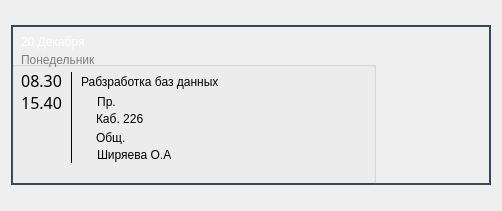
<?xml version="1.0" encoding="UTF-8"?>
<ui version="4.0">
 <class>rasp_widget</class>
 <widget class="QWidget" name="rasp_widget">
  <property name="geometry">
   <rect>
    <x>0</x>
    <y>0</y>
    <width>502</width>
    <height>211</height>
   </rect>
  </property>
  <property name="sizePolicy">
   <sizepolicy hsizetype="Preferred" vsizetype="Fixed">
    <horstretch>0</horstretch>
    <verstretch>0</verstretch>
   </sizepolicy>
  </property>
  <property name="windowTitle">
   <string>Form</string>
  </property>
  <property name="styleSheet">
   <string notr="true">QGroupBox#infotimerasp{
	border: 2px solid rgb(61, 70, 86);
}
QGroupBox{
	border: 2px 2solid rgb(61, 70, 86);
}
</string>
  </property>
  <layout class="QHBoxLayout" name="horizontalLayout">
   <item>
    <widget class="QGroupBox" name="infotimerasp">
     <property name="sizePolicy">
      <sizepolicy hsizetype="Preferred" vsizetype="Fixed">
       <horstretch>0</horstretch>
       <verstretch>0</verstretch>
      </sizepolicy>
     </property>
     <property name="minimumSize">
      <size>
       <width>0</width>
       <height>160</height>
      </size>
     </property>
     <property name="title">
      <string/>
     </property>
     <widget class="QLabel" name="date">
      <property name="geometry">
       <rect>
        <x>10</x>
        <y>6</y>
        <width>111</width>
        <height>21</height>
       </rect>
      </property>
      <property name="sizePolicy">
       <sizepolicy hsizetype="Minimum" vsizetype="Minimum">
        <horstretch>0</horstretch>
        <verstretch>0</verstretch>
       </sizepolicy>
      </property>
      <property name="styleSheet">
       <string notr="true">font: 14pt &quot;Segoe UI Semibold&quot;;
color: rgb(255, 255, 255);</string>
      </property>
      <property name="text">
       <string>20 Декабря</string>
      </property>
     </widget>
     <widget class="QLabel" name="day">
      <property name="geometry">
       <rect>
        <x>10</x>
        <y>24</y>
        <width>91</width>
        <height>21</height>
       </rect>
      </property>
      <property name="styleSheet">
       <string notr="true">
color: rgb(126, 126, 126);</string>
      </property>
      <property name="text">
       <string>Понедельник</string>
      </property>
     </widget>
     <widget class="QGroupBox" name="maininforrasp">
      <property name="geometry">
       <rect>
        <x>0</x>
        <y>36</y>
        <width>365</width>
        <height>125</height>
       </rect>
      </property>
      <property name="sizePolicy">
       <sizepolicy hsizetype="Preferred" vsizetype="Maximum">
        <horstretch>0</horstretch>
        <verstretch>0</verstretch>
       </sizepolicy>
      </property>
      <property name="minimumSize">
       <size>
        <width>365</width>
        <height>125</height>
       </size>
      </property>
      <property name="styleSheet">
       <string notr="true"/>
      </property>
      <property name="title">
       <string notr="true"/>
      </property>
      <property name="alignment">
       <set>Qt::AlignLeading|Qt::AlignLeft|Qt::AlignVCenter</set>
      </property>
      <property name="flat">
       <bool>false</bool>
      </property>
      <property name="checkable">
       <bool>false</bool>
      </property>
      <widget class="QLabel" name="time">
       <property name="geometry">
        <rect>
         <x>0</x>
         <y>10</y>
         <width>51</width>
         <height>41</height>
        </rect>
       </property>
       <property name="font">
        <font>
         <family>Segoe UI Semibold</family>
         <pointsize>12</pointsize>
         <weight>50</weight>
         <italic>false</italic>
         <bold>false</bold>
        </font>
       </property>
       <property name="layoutDirection">
        <enum>Qt::LeftToRight</enum>
       </property>
       <property name="styleSheet">
        <string notr="true">
font: 12pt &quot;Segoe UI Semibold&quot;;</string>
       </property>
       <property name="frameShape">
        <enum>QFrame::NoFrame</enum>
       </property>
       <property name="frameShadow">
        <enum>QFrame::Plain</enum>
       </property>
       <property name="lineWidth">
        <number>1</number>
       </property>
       <property name="midLineWidth">
        <number>0</number>
       </property>
       <property name="text">
        <string>08.30  15.40</string>
       </property>
       <property name="textFormat">
        <enum>Qt::AutoText</enum>
       </property>
       <property name="scaledContents">
        <bool>false</bool>
       </property>
       <property name="alignment">
        <set>Qt::AlignRight|Qt::AlignTrailing|Qt::AlignVCenter</set>
       </property>
       <property name="wordWrap">
        <bool>true</bool>
       </property>
       <property name="margin">
        <number>1</number>
       </property>
       <property name="indent">
        <number>-1</number>
       </property>
       <property name="openExternalLinks">
        <bool>false</bool>
       </property>
      </widget>
      <widget class="Line" name="line">
       <property name="geometry">
        <rect>
         <x>40</x>
         <y>11</y>
         <width>41</width>
         <height>91</height>
        </rect>
       </property>
       <property name="minimumSize">
        <size>
         <width>0</width>
         <height>0</height>
        </size>
       </property>
       <property name="sizeIncrement">
        <size>
         <width>0</width>
         <height>0</height>
        </size>
       </property>
       <property name="baseSize">
        <size>
         <width>0</width>
         <height>0</height>
        </size>
       </property>
       <property name="font">
        <font>
         <family>Segoe UI</family>
         <pointsize>10</pointsize>
         <weight>50</weight>
         <italic>false</italic>
         <bold>false</bold>
        </font>
       </property>
       <property name="frameShadow">
        <enum>QFrame::Plain</enum>
       </property>
       <property name="lineWidth">
        <number>1</number>
       </property>
       <property name="midLineWidth">
        <number>0</number>
       </property>
       <property name="orientation">
        <enum>Qt::Vertical</enum>
       </property>
      </widget>
      <widget class="QLabel" name="namofpar">
       <property name="geometry">
        <rect>
         <x>70</x>
         <y>10</y>
         <width>291</width>
         <height>21</height>
        </rect>
       </property>
       <property name="styleSheet">
        <string notr="true">font: 14pt &quot;MS Shell Dlg 2&quot;;</string>
       </property>
       <property name="text">
        <string>Рабзработка баз данных</string>
       </property>
      </widget>
      <widget class="QLabel" name="type">
       <property name="geometry">
        <rect>
         <x>80</x>
         <y>30</y>
         <width>31</width>
         <height>21</height>
        </rect>
       </property>
       <property name="styleSheet">
        <string notr="true"/>
       </property>
       <property name="text">
        <string>Пр.</string>
       </property>
       <property name="textFormat">
        <enum>Qt::PlainText</enum>
       </property>
       <property name="scaledContents">
        <bool>true</bool>
       </property>
       <property name="alignment">
        <set>Qt::AlignCenter</set>
       </property>
       <property name="wordWrap">
        <bool>true</bool>
       </property>
       <property name="openExternalLinks">
        <bool>true</bool>
       </property>
      </widget>
      <widget class="QLabel" name="typeimg">
       <property name="geometry">
        <rect>
         <x>71</x>
         <y>34</y>
         <width>14</width>
         <height>14</height>
        </rect>
       </property>
       <property name="minimumSize">
        <size>
         <width>0</width>
         <height>0</height>
        </size>
       </property>
       <property name="sizeIncrement">
        <size>
         <width>0</width>
         <height>0</height>
        </size>
       </property>
       <property name="lineWidth">
        <number>0</number>
       </property>
       <property name="text">
        <string/>
       </property>
       <property name="pixmap">
        <pixmap resource="resources.qrc">:/icons/images/icons/cil-clipboard.png</pixmap>
       </property>
       <property name="scaledContents">
        <bool>true</bool>
       </property>
       <property name="alignment">
        <set>Qt::AlignCenter</set>
       </property>
       <property name="wordWrap">
        <bool>false</bool>
       </property>
       <property name="margin">
        <number>0</number>
       </property>
       <property name="indent">
        <number>0</number>
       </property>
       <property name="openExternalLinks">
        <bool>true</bool>
       </property>
      </widget>
      <widget class="QLabel" name="cabinet">
       <property name="geometry">
        <rect>
         <x>85</x>
         <y>50</y>
         <width>51</width>
         <height>16</height>
        </rect>
       </property>
       <property name="text">
        <string>Каб. 226</string>
       </property>
      </widget>
      <widget class="QLabel" name="cabinetimg">
       <property name="geometry">
        <rect>
         <x>71</x>
         <y>51</y>
         <width>14</width>
         <height>14</height>
        </rect>
       </property>
       <property name="minimumSize">
        <size>
         <width>0</width>
         <height>0</height>
        </size>
       </property>
       <property name="sizeIncrement">
        <size>
         <width>0</width>
         <height>0</height>
        </size>
       </property>
       <property name="lineWidth">
        <number>0</number>
       </property>
       <property name="text">
        <string/>
       </property>
       <property name="pixmap">
        <pixmap resource="resources.qrc">:/icons/images/icons/cil-door.png</pixmap>
       </property>
       <property name="scaledContents">
        <bool>true</bool>
       </property>
       <property name="alignment">
        <set>Qt::AlignCenter</set>
       </property>
       <property name="wordWrap">
        <bool>false</bool>
       </property>
       <property name="margin">
        <number>0</number>
       </property>
       <property name="indent">
        <number>0</number>
       </property>
       <property name="openExternalLinks">
        <bool>true</bool>
       </property>
      </widget>
      <widget class="QLabel" name="typegrp">
       <property name="geometry">
        <rect>
         <x>85</x>
         <y>70</y>
         <width>47</width>
         <height>13</height>
        </rect>
       </property>
       <property name="text">
        <string>Общ.</string>
       </property>
      </widget>
      <widget class="QLabel" name="typegrpimg">
       <property name="geometry">
        <rect>
         <x>72</x>
         <y>69</y>
         <width>14</width>
         <height>14</height>
        </rect>
       </property>
       <property name="minimumSize">
        <size>
         <width>0</width>
         <height>0</height>
        </size>
       </property>
       <property name="sizeIncrement">
        <size>
         <width>0</width>
         <height>0</height>
        </size>
       </property>
       <property name="lineWidth">
        <number>0</number>
       </property>
       <property name="text">
        <string/>
       </property>
       <property name="pixmap">
        <pixmap resource="resources.qrc">:/icons/images/icons/cil-user-follow.png</pixmap>
       </property>
       <property name="scaledContents">
        <bool>true</bool>
       </property>
       <property name="alignment">
        <set>Qt::AlignCenter</set>
       </property>
       <property name="wordWrap">
        <bool>false</bool>
       </property>
       <property name="margin">
        <number>0</number>
       </property>
       <property name="indent">
        <number>0</number>
       </property>
       <property name="openExternalLinks">
        <bool>true</bool>
       </property>
      </widget>
      <widget class="QLabel" name="prepodimg">
       <property name="geometry">
        <rect>
         <x>70</x>
         <y>86</y>
         <width>14</width>
         <height>14</height>
        </rect>
       </property>
       <property name="minimumSize">
        <size>
         <width>0</width>
         <height>0</height>
        </size>
       </property>
       <property name="sizeIncrement">
        <size>
         <width>0</width>
         <height>0</height>
        </size>
       </property>
       <property name="lineWidth">
        <number>0</number>
       </property>
       <property name="text">
        <string/>
       </property>
       <property name="pixmap">
        <pixmap resource="resources.qrc">:/icons/images/icons/cil-user.png</pixmap>
       </property>
       <property name="scaledContents">
        <bool>true</bool>
       </property>
       <property name="alignment">
        <set>Qt::AlignCenter</set>
       </property>
       <property name="wordWrap">
        <bool>false</bool>
       </property>
       <property name="margin">
        <number>0</number>
       </property>
       <property name="indent">
        <number>0</number>
       </property>
       <property name="openExternalLinks">
        <bool>true</bool>
       </property>
      </widget>
      <widget class="QLabel" name="prepod">
       <property name="geometry">
        <rect>
         <x>86</x>
         <y>86</y>
         <width>91</width>
         <height>16</height>
        </rect>
       </property>
       <property name="text">
        <string>Ширяева О.А</string>
       </property>
      </widget>
     </widget>
    </widget>
   </item>
  </layout>
 </widget>
 <resources>
  <include location="resources.qrc"/>
  <include location="resources.qrc"/>
 </resources>
 <connections/>
</ui>
